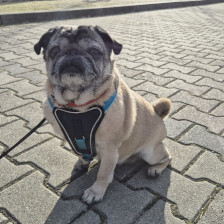
#> input picture assets/MyPug.jpg, 224 x 224 px
$ jupyter execute Intro_to_superpixels.ipynb
#> lines starting #> are read from the running program, lines starting #| are printed output that depends on the picture; after the words box and inside, x2 and y2 are one past the last pixel; in counts of white or black regions, pixels touching at a corner belong together
# Intro to superpixels
Quick presentation of most known superpixel generation methods along with short explanation.

Most of the notes are based on this article from skiimage docx: https://scikit-image.org/docs/stable/auto_examples/segmentation/plot_segmentations.html

[cell 1]
# Imports
import os
import PIL.Image
import numpy as np
import matplotlib.pyplot as plt
from skimage.segmentation import mark_boundaries

## Sample data

[cell 2]
path = os.path.join('assets', 'MyPug.jpg')
img = np.array(PIL.Image.open(path))
#> img is the input picture: shape (224, 224, 3); mean R, G, B 144.6, 141.6, 135.1

plt.imshow(img)
plt.title('Original Image')
plt.show()

# Squares Mask
Mostly used as reference, simple idea of splitting image into squares.

[cell 3]
from skimage.segmentation import checkerboard_level_set

sq_mask = checkerboard_level_set(img.shape[0:2], square_size=28)
sq_img = mark_boundaries(img, sq_mask,color=(1,0,0))

plt.imshow(sq_img)
plt.title('Square Superpixels Mask')
plt.show()

# SLIC (Simple Linear Iterative Clustering)
This algorithm simply performs K-means in the 5d space of color information and image location and is therefore closely related to quickshift (Later).

Read more: https://ieeexplore.ieee.org/abstract/document/6205760?casa_token=ozvO8039WVQAAAAA:mzzSf1k8Anv0vusD8hIMHW0pq7wQgEWQpOIiyHwwW147iBq0KbWZON11kpmMEAuYWIJSwY9_lwo

[cell 4]
from skimage.segmentation import slic
slic_mask = slic(img)
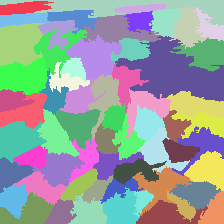
#> slic_mask: shape (224, 224) int64; 62 distinct labels, from 1 to 62; one colour per label, 0 black
slic_img = mark_boundaries(img/255, slic_mask, color=(1,0,0))
plt.imshow(slic_img)
plt.title('SLIC Superpixels Mask')
plt.show()

# Quick Shift
The algorithm is based in kernelized mean-shift approximation.
It belongs to the family of local mode-seeking algorithms and is applied to the 5D space consisting of color information and image location.
Simply it creates clusters of neighborhood pixels based on their similarity.

Read More: https://link.springer.com/chapter/10.1007/978-3-540-88693-8_52

[cell 5]
from skimage.segmentation import quickshift
qs_mask = quickshift(img)
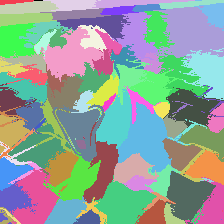
#> qs_mask: shape (224, 224) int64; 94 distinct labels, from 0 to 93; one colour per label, 0 black
qs_img = mark_boundaries(img/255.0, qs_mask, color=(1,0,0))
plt.imshow(qs_img)
plt.title('Quickshift Superpixels Mask')
plt.show()

# Felzenszwalb’s algorithm
Graph based algorithm. First, it creates centers of clusters based on `size` parameter, then it assigns pixel to the nearest (in terms of color and location) cluster center.

Read More: https://link.springer.com/article/10.1023/B:VISI.0000022288.19776.77

[cell 6]
from skimage.segmentation import felzenszwalb
flb_mask = felzenszwalb(img, min_size=14*14)
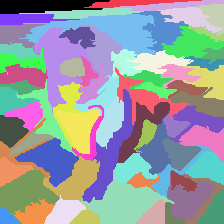
#> flb_mask: shape (224, 224) int64; 71 distinct labels, from 0 to 70; one colour per label, 0 black
flb_img = mark_boundaries(img/255, flb_mask, color=(1,0,0))
plt.imshow(flb_img)
plt.title('Felzenszwalb Superpixels Mask')
plt.show()

# Entropy as measure
Entropy is a measure of information. It describes average level of information or uncertainty related with variable.

In image analysis we calculate entropy treating greyscale intensity as an information. The more noisy is a cluster the more information is associated with it.

Read more: https://en.wikipedia.org/wiki/Entropy_(information_theory)

## Calculating Entropy Maps and Mean Entropy of superpixels function

[cell 7]
import numpy as np
from skimage.measure import regionprops

def calculate_superpixel_entropy(img, segments):
    # Ensure image is grayscale for entropy calculation
    if len(img.shape) == 3:
        # Simple luminance conversion if RGB
        img = 0.2126 * img[:,:,0] + 0.7152 * img[:,:,1] + 0.0722 * img[:,:,2]
#> img: shape (224, 224) float64

    # Convert image to 8-bit if it isn't already (standard for entropy)
    img_uint8 = (img - img.min()) / (img.max() - img.min()) * 255
    img_uint8 = img_uint8.astype(np.uint8)

    # Initialize the output map
    entropy_map = np.zeros(img.shape, dtype=np.float64)

    # Iterate through each superpixel
    regions = regionprops(segments)
#> regions = 1 regions; box (x1, y1, x2, y2) and area: (0, 0, 224, 224) 25088
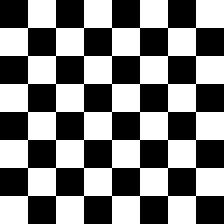
#> segments: shape (224, 224) int8; values 0 (black) and 1 (white), 50% white; 1 white region, box (x1, y1, x2, y2) and area: (0, 0, 224, 224) 25088

    for props in regions:
        # Get the coordinates of pixels in this superpixel
        coords = props.coords

        # Extract pixel values for this specific superpixel
        pixel_values = img_uint8[coords[:, 0], coords[:, 1]]

        # Calculate Shannon entropy
        # hist returns the counts of each intensity value
        hist, _ = np.histogram(pixel_values, bins=256, range=(0, 256), density=True)

        # Remove zeros to avoid log(0)
        hist = hist[hist > 0]
        sp_entropy = -np.sum(hist * np.log2(hist))

        # Assign the entropy value to all pixels in this segment
        entropy_map[coords[:, 0], coords[:, 1]] = sp_entropy
        mean_entropy = np.mean(entropy_map)
#> this loop made 1 pass
#> (sp_entropy, mean_entropy) on pass 1: (7.72, 3.86)
#> entropy_map: shape (224, 224) float64; values 0 (black) and 7.72 (white), 50% white; 1 white region

    return entropy_map, mean_entropy

def show_entropy_map(img, mask, title="Entropy Map"):
    map, mean = calculate_superpixel_entropy(img, mask)
#> mean = 3.86
    plt.imshow(map)
    plt.title(title)
    plt.colorbar()
    plt.show()

    mean = float(mean)

    return mean

## Entropy for Square Clustering

[cell 8]
show_entropy_map(img, sq_mask, title='Square Mask Entropy Map')
#> Out = 3.86

## Entropy for SLIC

[cell 9]
show_entropy_map(img, slic_mask, title='SLIC Mask Entropy Map')
#> call 2 of show_entropy_map, with title = 'SLIC Mask Entropy Map'
#> in calculate_superpixel_entropy (call 2), `regions = regionprops(segments)`: regions = 62 regions; largest, box (x1, y1, x2, y2) and area: (115, 36, 224, 102) 3698, (0, 0, 224, 26) 2099, (0, 23, 45, 66) 1507, (65, 35, 122, 80) 1375, (0, 57, 48, 95) 1342
#> the loop in calculate_superpixel_entropy (call 2), `for props in regions:` made 62 passes
#> (sp_entropy, mean_entropy) on passes 1 to 12: (7.18, 0.3), (5.69, 0.358), (5.5, 0.396), (5.82, 0.495), (5.88, 0.55), (5.56, 0.62), (6.44, 0.699), (5.43, 0.748), (5.45, 0.803), (6.86, 0.967), (6.99, 1.05), (6.37, 1.24)
#> after the loop in calculate_superpixel_entropy (call 2), `for props in regions:`:
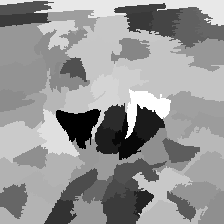
#> entropy_map: shape (224, 224) float64; min 4.86, max 7.41, mean 6.36; drawn with min black and max white
#> in show_entropy_map (call 2), `map, mean = calculate_superpixel_entropy(img, mask)`: mean = 6.36
#> in show_entropy_map (call 2), `plt.show()`:
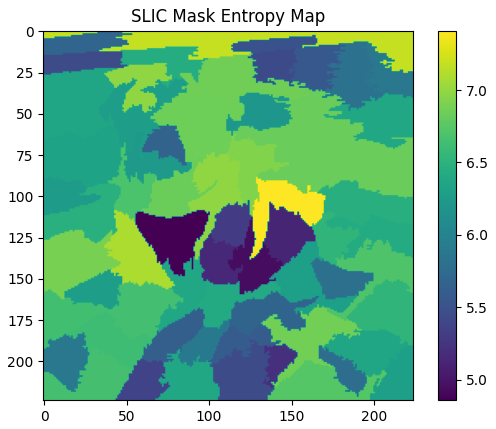
#> figure drawn by matplotlib, 2 panels
#> Out = 6.36

## Entropy of Quickshift mask

[cell 10]
show_entropy_map(img, qs_mask, title='Quickshift Mask Entropy Map')
#> call 3 of show_entropy_map, with title = 'Quickshift Mask Entropy Map'
#> in calculate_superpixel_entropy (call 3), `regions = regionprops(segments)`: regions = 93 regions; largest, box (x1, y1, x2, y2) and area: (153, 6, 224, 62) 2449, (115, 102, 183, 175) 2124, (34, 27, 104, 82) 1710, (91, 175, 157, 224) 1661, (7, 166, 60, 224) 1497
#> the loop in calculate_superpixel_entropy (call 3), `for props in regions:` made 93 passes
#> (sp_entropy, mean_entropy) on passes 1 to 12: (5.74, 0.0128), (6, 0.0682), (5.64, 0.134), (6.24, 0.188), (5.01, 0.221), (5.07, 0.239), (5.17, 0.264), (5.91, 0.316), (5.72, 0.368), (6.21, 0.67), (5.34, 0.728), (5.95, 0.812)
#> after the loop in calculate_superpixel_entropy (call 3), `for props in regions:`:
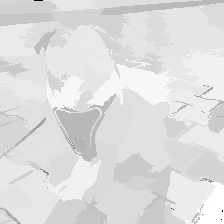
#> entropy_map: shape (224, 224) float64; min 0, max 6.88, mean 6.03; drawn with min black and max white
#> in show_entropy_map (call 3), `map, mean = calculate_superpixel_entropy(img, mask)`: mean = 6.03
#> in show_entropy_map (call 3), `plt.show()`:
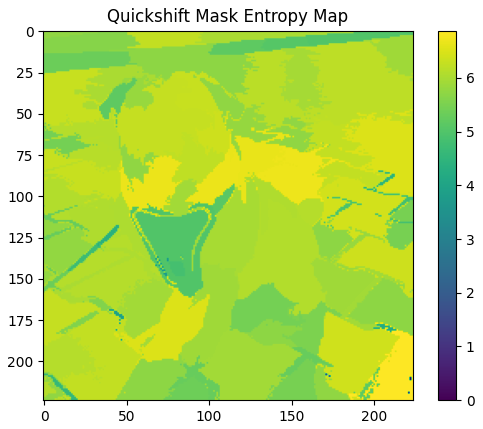
#> figure drawn by matplotlib, 2 panels
#> Out = 6.03

## Entropy for Felzenszwalb’s algorithm

[cell 11]
show_entropy_map(img, flb_mask, title='Felzenszwalb Mask Entropy Map')
#> call 4 of show_entropy_map, with title = 'Felzenszwalb Mask Entropy Map'
#> in calculate_superpixel_entropy (call 4), `regions = regionprops(segments)`: regions = 70 regions; largest, box (x1, y1, x2, y2) and area: (19, 14, 157, 58) 2324, (81, 169, 175, 224) 2140, (34, 27, 97, 114) 1938, (82, 89, 136, 203) 1654, (0, 167, 60, 224) 1570
#> the loop in calculate_superpixel_entropy (call 4), `for props in regions:` made 70 passes
#> (sp_entropy, mean_entropy) on passes 1 to 12: (6, 0.0572), (5.43, 0.117), (5.83, 0.171), (5.71, 0.255), (5.65, 0.328), (6, 0.441), (5.64, 0.504), (6.25, 0.794), (6.29, 0.874), (7.1, 1.01), (5.64, 1.03), (6.37, 1.17)
#> after the loop in calculate_superpixel_entropy (call 4), `for props in regions:`:
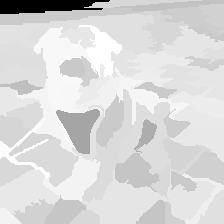
#> entropy_map: shape (224, 224) float64; min 0, max 7.1, mean 6.06; drawn with min black and max white
#> in show_entropy_map (call 4), `map, mean = calculate_superpixel_entropy(img, mask)`: mean = 6.06
#> in show_entropy_map (call 4), `plt.show()`:
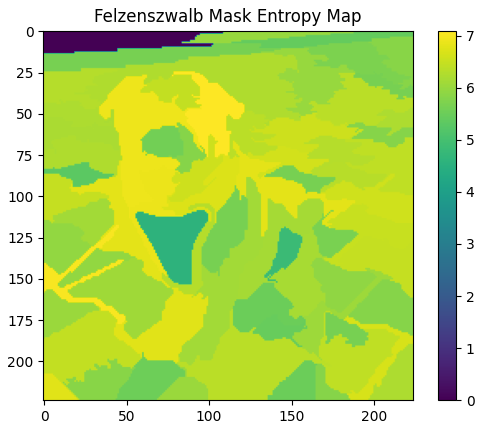
#> figure drawn by matplotlib, 2 panels
#> Out = 6.06
